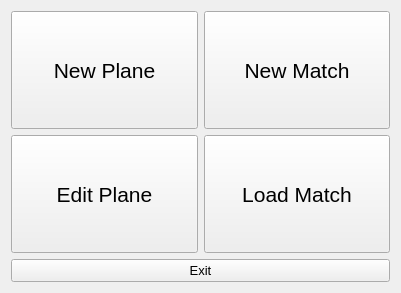
<?xml version="1.0" encoding="UTF-8"?>
<ui version="4.0">
 <class>EntryDialog</class>
 <widget class="QDialog" name="EntryDialog">
  <property name="geometry">
   <rect>
    <x>0</x>
    <y>0</y>
    <width>401</width>
    <height>293</height>
   </rect>
  </property>
  <property name="windowTitle">
   <string>Canvas Eagles - Getting Started</string>
  </property>
  <layout class="QGridLayout" name="gridLayout">
   <item row="0" column="0">
    <widget class="QPushButton" name="newPlaneBtn">
     <property name="sizePolicy">
      <sizepolicy hsizetype="Minimum" vsizetype="Minimum">
       <horstretch>0</horstretch>
       <verstretch>0</verstretch>
      </sizepolicy>
     </property>
     <property name="font">
      <font>
       <pointsize>16</pointsize>
      </font>
     </property>
     <property name="focusPolicy">
      <enum>Qt::ClickFocus</enum>
     </property>
     <property name="text">
      <string>New Plane</string>
     </property>
     <property name="autoDefault">
      <bool>false</bool>
     </property>
    </widget>
   </item>
   <item row="0" column="1">
    <widget class="QPushButton" name="newMatchBtn">
     <property name="sizePolicy">
      <sizepolicy hsizetype="Minimum" vsizetype="Minimum">
       <horstretch>0</horstretch>
       <verstretch>0</verstretch>
      </sizepolicy>
     </property>
     <property name="font">
      <font>
       <pointsize>16</pointsize>
       <kerning>false</kerning>
      </font>
     </property>
     <property name="focusPolicy">
      <enum>Qt::ClickFocus</enum>
     </property>
     <property name="text">
      <string>New Match</string>
     </property>
     <property name="autoDefault">
      <bool>false</bool>
     </property>
    </widget>
   </item>
   <item row="1" column="0">
    <widget class="QPushButton" name="editPlaneBtn">
     <property name="sizePolicy">
      <sizepolicy hsizetype="Minimum" vsizetype="Minimum">
       <horstretch>0</horstretch>
       <verstretch>0</verstretch>
      </sizepolicy>
     </property>
     <property name="font">
      <font>
       <pointsize>16</pointsize>
      </font>
     </property>
     <property name="focusPolicy">
      <enum>Qt::ClickFocus</enum>
     </property>
     <property name="text">
      <string>Edit Plane</string>
     </property>
     <property name="autoDefault">
      <bool>false</bool>
     </property>
    </widget>
   </item>
   <item row="1" column="1">
    <widget class="QPushButton" name="loadMatchBtn">
     <property name="sizePolicy">
      <sizepolicy hsizetype="Minimum" vsizetype="Minimum">
       <horstretch>0</horstretch>
       <verstretch>0</verstretch>
      </sizepolicy>
     </property>
     <property name="font">
      <font>
       <pointsize>16</pointsize>
      </font>
     </property>
     <property name="focusPolicy">
      <enum>Qt::ClickFocus</enum>
     </property>
     <property name="text">
      <string>Load Match</string>
     </property>
     <property name="autoDefault">
      <bool>false</bool>
     </property>
    </widget>
   </item>
   <item row="2" column="0" colspan="2">
    <widget class="QPushButton" name="exitBtn">
     <property name="minimumSize">
      <size>
       <width>0</width>
       <height>20</height>
      </size>
     </property>
     <property name="font">
      <font>
       <pointsize>10</pointsize>
      </font>
     </property>
     <property name="focusPolicy">
      <enum>Qt::ClickFocus</enum>
     </property>
     <property name="text">
      <string>Exit</string>
     </property>
     <property name="autoDefault">
      <bool>false</bool>
     </property>
    </widget>
   </item>
  </layout>
 </widget>
 <resources/>
 <connections/>
</ui>
